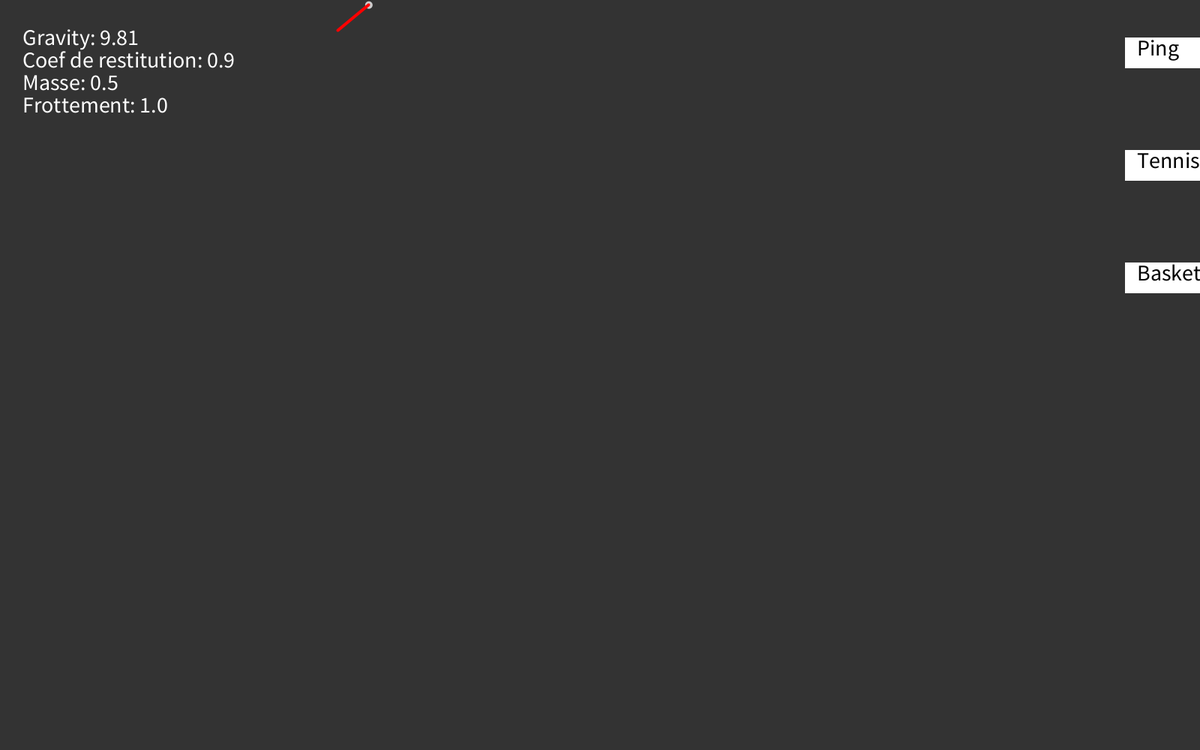
Frame 1 (no input)
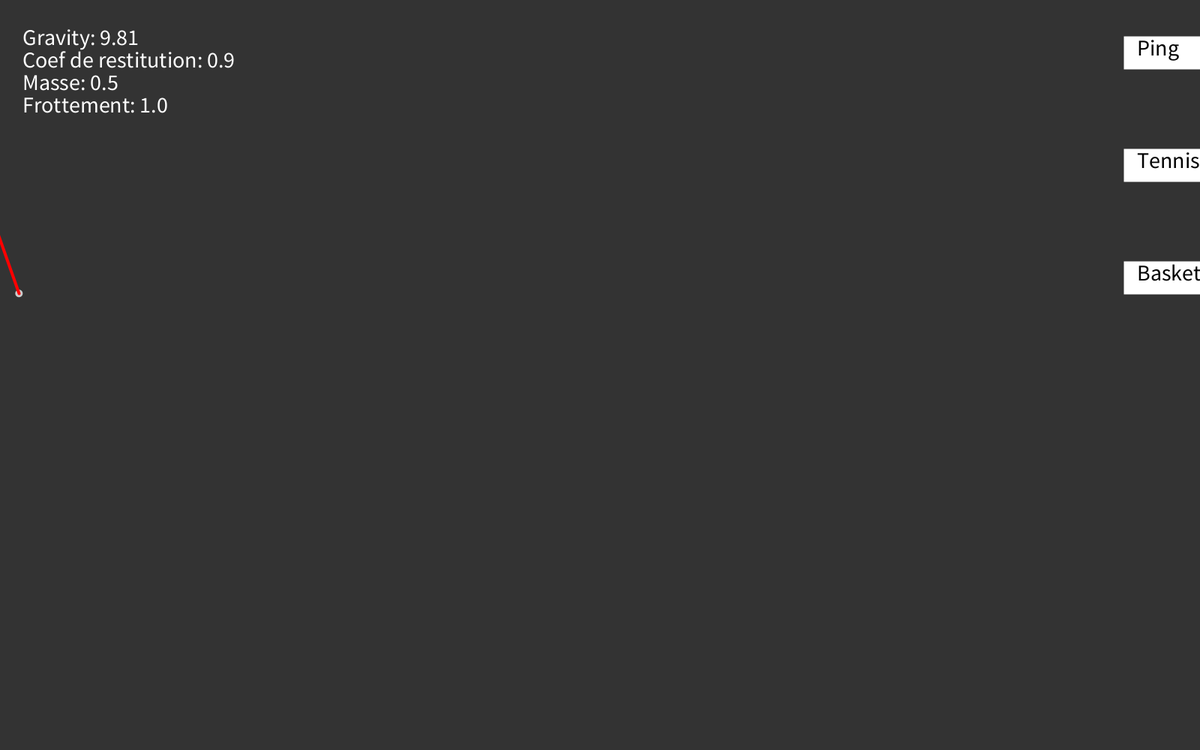
Frame 60 (the mouse pressed at the canvas centre just before this capture)
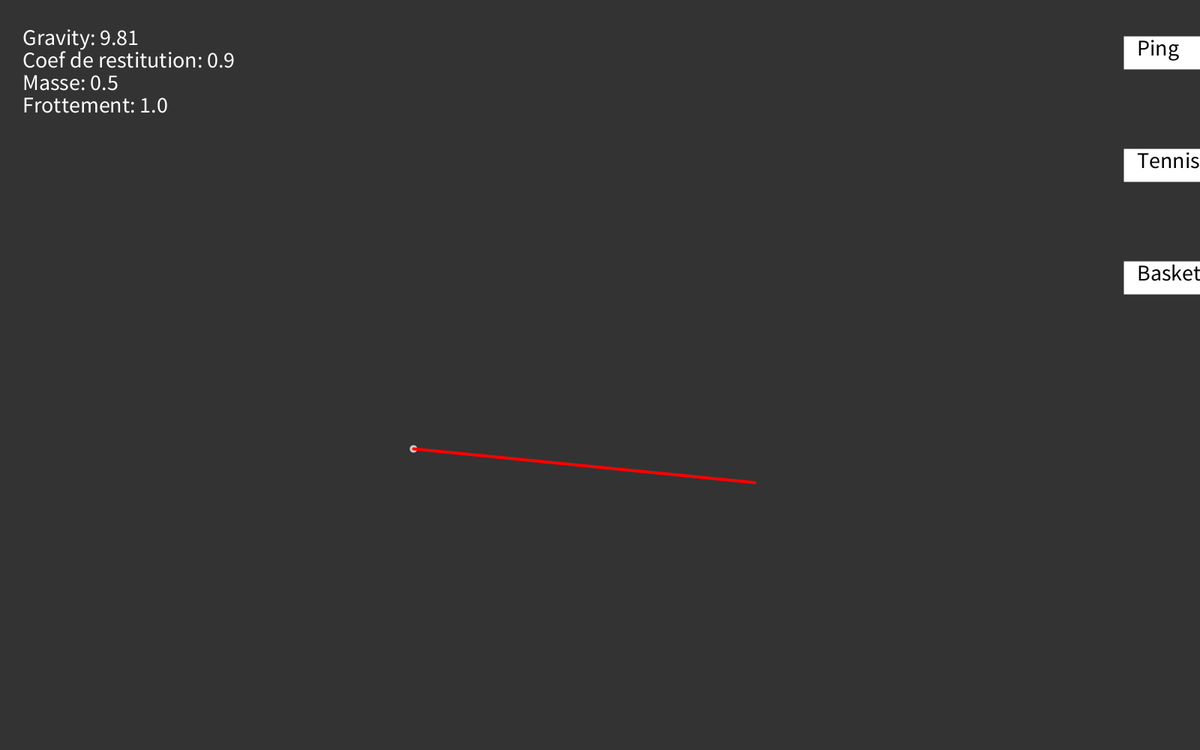
Frame 120 (the mouse held since frame 60 and released just before this capture)

The Processing sketch that drew these frames (run headless with seeded random() and noise(); from frame 60 on, the mouse is pressed at the canvas centre):

// Processing sketch: TP_balle_rebondissante2
// ── TP_balle_rebondissante2.pde
/*Ball[] balls =  { 
  new Ball(100, 400, 20), 
  new Ball(700, 400, 80) 
};*/

int nbBall=1;
float coefRestitution=0.9f;
float masse=10.f;
float gravity=9.81;
float dT=0.1f;
final float h=4;//rayon de recherche
MetricTree mt = new MetricTree();


int ID_pingPongBall=0;
int ID_tennisBall=1;
int ID_BasketBall=2;

int currentId=0;

int rectPingX=1500,rectPingY=50;
int rectBasketX=1500,rectBasketY=350;
int rectTennisX=1500,rectTennisY=200;

int rectSizeX=100,rectSizeY=40;
boolean rectTennisOver,rectBasketOver,rectPingOver;

ArrayList<Ball> balls= new ArrayList<Ball>();
float [] params=new float [6];
void setup() {
  size(1600, 1000);
   balls.add(new Ball(int(500), int(0), 5));
   balls.add(new Ball(int(500), int(0), 10));
   balls.add(new Ball(int(500), int(0), 20));
   
   params[0]=0.5; // masse KG ou G de ping
   params[1]=1.f; // frottement de ping
   params[2]=1.f;
   params[3]=1.f;
   params[4]=5.f;
   params[5]=1.f;


}

void draw() {
   mt = new MetricTree();
  for(int i=0;i<nbBall;i++){
    mt.insert(i,width);
  }
  background(51);
  textSize(30);
  if(rectTennisOver)
    currentId=ID_tennisBall;
  if(rectPingOver)
    currentId=ID_pingPongBall;
    if(rectBasketOver)
    currentId=ID_BasketBall;
    stroke(255);
    fill(255);
    rect(rectTennisX, rectTennisY, rectSizeX, rectSizeY);
    rect(rectPingX, rectPingY, rectSizeX, rectSizeY);
    rect(rectBasketX, rectBasketY, rectSizeX, rectSizeY);

    fill(0);
    text("Tennis",rectTennisX+rectSizeY*0.4,rectTennisY+rectSizeY*0.6);
    text("Basket",rectBasketX+rectSizeY*0.4,rectBasketY+rectSizeY*0.6);
    text("Ping",rectPingX+rectSizeY*0.4,rectPingY+rectSizeY*0.6);

    fill(255);

    text("Gravity: "+gravity,30,60);
    text("Coef de restitution: "+coefRestitution,30,90);
    text("Masse: "+params[currentId*2],30,120);
    text("Frottement: "+params[currentId*2+1],30,150);

    balls.get(currentId).velocity.y+=gravity*dT;
    balls.get(currentId).update();
    balls.get(currentId).display();
    balls.get(currentId).checkBoundaryCollision();
  
  
   
 
  
}
boolean overRect(int x, int y, int w, int h)  {
  if (mouseX >= x && mouseX <= x+w && 
      mouseY >= y && mouseY <= y+h) {
    return true;
  } else {
    return false;
  }
}

void mousePressed(){
  if(overRect(rectTennisX, rectTennisY, rectSizeX, rectSizeY) ){
    rectTennisOver=true;
    rectBasketOver=false;
    rectPingOver=false;
  }
   if(overRect(rectPingX, rectPingY, rectSizeX, rectSizeY) ){
    rectTennisOver=false;
    rectBasketOver=false;
    rectPingOver=true;
  }
   if(overRect(rectBasketX, rectBasketY, rectSizeX, rectSizeY) ){
    rectTennisOver=false;
    rectBasketOver=true;
    rectPingOver=false;
  }
    
      PVector dist=new PVector(mouseX-balls.get(currentId).position.x,mouseY-balls.get(currentId).position.y);
      dist.x/=params[currentId*2];
      dist.y/=params[currentId*2];
      balls.get(currentId).velocity.x+=dist.x;
      balls.get(currentId).velocity.y+=dist.y;

      balls.get(currentId).velocity.x*=dT;
      balls.get(currentId).velocity.y*=dT;

  
}

// ── Ball.pde
class Ball {
  PVector position;
  PVector velocity;

  float radius, m;

  Ball(float x, float y, float r_) {
    position = new PVector(x, y);
    velocity = PVector.random2D();
    velocity.mult(10);
    radius = r_;
    m = radius*.1;
  }

  void update() {
    position.add(velocity);
  }

  void checkBoundaryCollision() {
    if (position.x > width-radius) {
      position.x = width-radius;
      velocity.x *= -1;
      velocity.x*=coefRestitution;
            velocity.y*=coefRestitution;
      velocity.z*=coefRestitution;

    } else if (position.x < radius) {
      position.x = radius;
      velocity.x *= -1;
       velocity.x*=coefRestitution;
            velocity.y*=coefRestitution;
      velocity.z*=coefRestitution;
    } else if (position.y > height-radius) {
      position.y = height-radius;
      velocity.y *= -1;
       velocity.x*=coefRestitution;
       velocity.y*=coefRestitution;
      velocity.z*=coefRestitution;
    } else if (position.y < radius) {
      position.y = radius;
      velocity.y *= -1;
       velocity.x*=coefRestitution;
            velocity.y*=coefRestitution;
      velocity.z*=coefRestitution;
    }
  }

  void checkCollision(Ball other) {

    // Get distances between the balls components
    PVector distanceVect = PVector.sub(other.position, position);

    // Calculate magnitude of the vector separating the balls
    float distanceVectMag = distanceVect.mag();

    // Minimum distance before they are touching
    float minDistance = radius + other.radius;

    if (distanceVectMag < minDistance) {
      float distanceCorrection = (minDistance-distanceVectMag)/2.0;
      PVector d = distanceVect.copy();
      PVector correctionVector = d.normalize().mult(distanceCorrection);
      other.position.add(correctionVector);
      position.sub(correctionVector);

      // get angle of distanceVect
      float theta  = distanceVect.heading();
      // precalculate trig values
      float sine = sin(theta);
      float cosine = cos(theta);

      /* bTemp will hold rotated ball positions. You 
       just need to worry about bTemp[1] position*/
      PVector[] bTemp = {
        new PVector(), new PVector()
      };

      /* this ball's position is relative to the other
       so you can use the vector between them (bVect) as the 
       reference point in the rotation expressions.
       bTemp[0].position.x and bTemp[0].position.y will initialize
       automatically to 0.0, which is what you want
       since b[1] will rotate around b[0] */
      bTemp[1].x  = cosine * distanceVect.x + sine * distanceVect.y;
      bTemp[1].y  = cosine * distanceVect.y - sine * distanceVect.x;

      // rotate Temporary velocities
      PVector[] vTemp = {
        new PVector(), new PVector()
      };

      vTemp[0].x  = cosine * velocity.x + sine * velocity.y;
      vTemp[0].y  = cosine * velocity.y - sine * velocity.x;
      vTemp[1].x  = cosine * other.velocity.x + sine * other.velocity.y;
      vTemp[1].y  = cosine * other.velocity.y - sine * other.velocity.x;

      /* Now that velocities are rotated, you can use 1D
       conservation of momentum equations to calculate 
       the final velocity along the x-axis. */
      PVector[] vFinal = {  
        new PVector(), new PVector()
      };

      // final rotated velocity for b[0]
      vFinal[0].x = ((m - other.m) * vTemp[0].x + 2 * other.m * vTemp[1].x) / (m + other.m);
      vFinal[0].y = vTemp[0].y;

      // final rotated velocity for b[0]
      vFinal[1].x = ((other.m - m) * vTemp[1].x + 2 * m * vTemp[0].x) / (m + other.m);
      vFinal[1].y = vTemp[1].y;

      // hack to avoid clumping
      bTemp[0].x += vFinal[0].x;
      bTemp[1].x += vFinal[1].x;

      /* Rotate ball positions and velocities back
       Reverse signs in trig expressions to rotate 
       in the opposite direction */
      // rotate balls
      PVector[] bFinal = { 
        new PVector(), new PVector()
      };

      bFinal[0].x = cosine * bTemp[0].x - sine * bTemp[0].y;
      bFinal[0].y = cosine * bTemp[0].y + sine * bTemp[0].x;
      bFinal[1].x = cosine * bTemp[1].x - sine * bTemp[1].y;
      bFinal[1].y = cosine * bTemp[1].y + sine * bTemp[1].x;

      // update balls to screen position
      other.position.x = position.x + bFinal[1].x;
      other.position.y = position.y + bFinal[1].y;

      position.add(bFinal[0]);

      // update velocities
      velocity.x = cosine * vFinal[0].x - sine * vFinal[0].y;
      velocity.y = cosine * vFinal[0].y + sine * vFinal[0].x;
      other.velocity.x = cosine * vFinal[1].x - sine * vFinal[1].y;
      other.velocity.y = cosine * vFinal[1].y + sine * vFinal[1].x;
    }
  }

  void display() {
    noStroke();
    fill(204);
    ellipse(position.x, position.y, radius*2, radius*2);
    noFill();
strokeWeight(4);
stroke(255,0,0);
    line(position.x,position.y,position.x+velocity.x*5,position.y+velocity.y*5);
  }
}

// ── MetricTree.pde
public class MetricTree{
    
  int id=-1;
  
  MetricTree mtInside = null;
  MetricTree mtOutside = null;

  float radius;


  void insert(int newId, float r){
   // Racine de l'arbre
   if(this.id==-1){
      this.id= newId;
      this.radius=r;
      return;
   }
    //Cas générale
    PVector pos= balls.get(newId).position;
    PVector posId= balls.get(this.id).position;
    float d=dist(pos.x,pos.y,posId.x,posId.y);
    if(d<this.radius){
       if(this.mtInside==null){
        this.mtInside=new MetricTree();
      }
      this.mtInside.insert(newId,this.radius/2);
    }else{
      if(this.mtOutside==null){
        this.mtOutside=new MetricTree();
      }    
      this.mtOutside.insert(newId,this.radius);
    }
  }
  
  void search(PVector pos,IntList neighbours){
    // On suppose que l'arbre a bien été crée
    PVector posId= balls.get(this.id).position;
    float d=dist(pos.x,pos.y,posId.x,posId.y);
    
    if(d<h)
      neighbours.append(this.id);
    if(d<this.radius){
       if(this.mtInside!=null)  this.mtInside.search(pos,neighbours);
       if((this.mtOutside!=null)&&(d+h>this.radius))
          this.mtOutside.search(pos,neighbours);
    }
    else{
       if(this.mtOutside!=null)
           this.mtOutside.search(pos,neighbours);
       if((this.mtInside != null) && (d<this.radius+h))
           this.mtInside.search(pos,neighbours);

    
    }
  }
  
}
